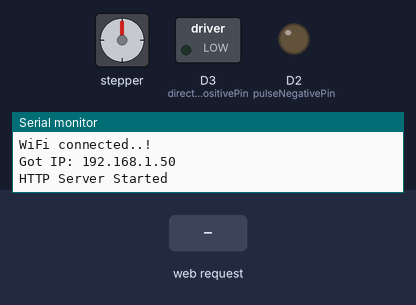
Recording of a sketch running on a simulated ESP8266 (NodeMCU). Shown: stepper motor, switched loads named in the sketch (green lamp = pin HIGH), output pins drawn as LEDs (lit = HIGH), the last lines printed to the serial monitor. Inputs (shaded band) come from the test bench. WiFi joins after 1.5 s; servers stay silent unless stated; stepper angles assume 200 steps per turn; pins used as bus, display or sensor lines are not drawn.

Above: at 3.3 s.
3.4 s: HTTP request GET /ledon received
At 3.57 s:
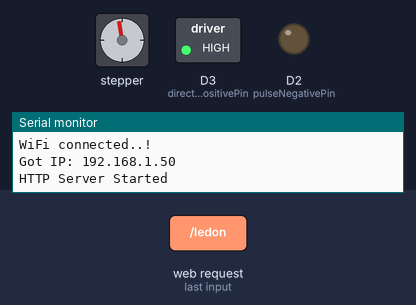
6.4 s: HTTP request GET /ledoff received
At 8.12 s:
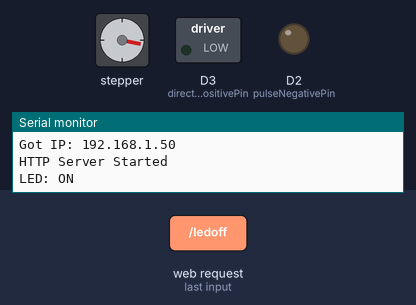
12.4 s: HTTP request GET /ledon received
At 12.97 s:
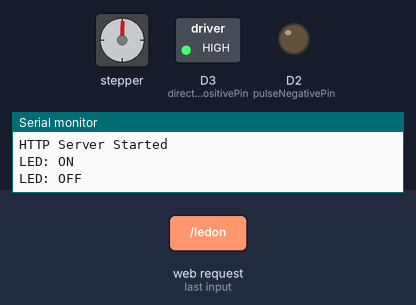
15.4 s: HTTP request GET /ledoff received
At 17.82 s:
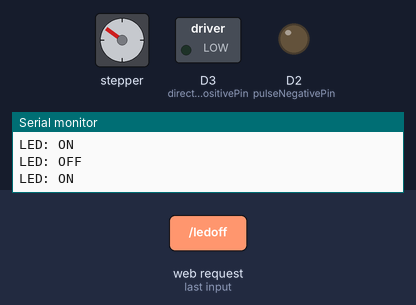
Timing chart, 0 to 22.4 s (numbered marks = the images above; inputs shaded):
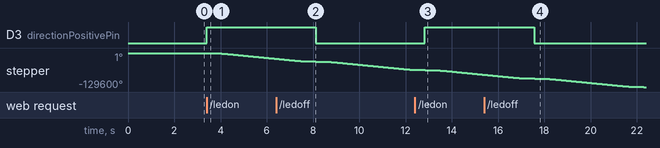

Measured:
- after the input at 3.4 s, D3 (directionPositivePin): LOW → HIGH at once; stepper: keeps turning counter-clockwise at about 7272°/s, starting at once
- after the input at 6.4 s, D3 (directionPositivePin): HIGH → LOW after 1.7 s
- after the input at 12.4 s, D3 (directionPositivePin): LOW → HIGH after 0.44 s
- after the input at 15.4 s, D3 (directionPositivePin): HIGH → LOW after 2.2 s

The sketch:

WEBSERVER_DC_SERVO_CONNECTION.ino
```cpp
#include <ESP8266WiFi.h>
#include <ESP8266WebServer.h>
#include <AccelStepper.h>

/*Put WiFi SSID & Password*/
const char* ssid = "Esp8266";   // Enter SSID here
const char* password = "Tesla369"; // Enter Password here

ESP8266WebServer server(80);

bool LEDstatus = LOW;
// Stepper Motor Connections
const int pulsePositivePin = D1;    // Positive pulse pin
const int pulseNegativePin = D2;   // Negative pulse pin
const int directionPositivePin = D3;   // Positive direction pin
const int directionNegativePin = D4;   // Negative direction pin

// Create an instance of AccelStepper
AccelStepper stepper(AccelStepper::DRIVER, pulsePositivePin, directionNegativePin);

void setup() {

 // Initialize motor control pins as outputs
  pinMode(pulsePositivePin, OUTPUT);
  pinMode(pulseNegativePin, OUTPUT);
  pinMode(directionPositivePin, OUTPUT);
  pinMode(directionNegativePin, OUTPUT);

  // Set motor speed and acceleration
  stepper.setMaxSpeed(5000);  // Set maximum motor speed in steps per second
  stepper.setAcceleration(5000);  // Set motor acceleration in steps per second per second


  Serial.begin(9600);
  delay(100);
  pinMode(D4, OUTPUT);

  Serial.println("Connecting to ");
  Serial.println(ssid);

  //connect to your local wi-fi network
  WiFi.begin(ssid, password);

  //check NodeMCU is connected to Wi-fi network
  while (WiFi.status() != WL_CONNECTED) {
  delay(1000);
  Serial.print(".");
  }
  Serial.println("");
  Serial.println("WiFi connected..!");
  Serial.print("Got IP: ");
  Serial.println(WiFi.localIP());

  server.on("/", handle_OnConnect);
  server.on("/ledon", handle_ledon);
  server.on("/ledoff", handle_ledoff);
  server.onNotFound(handle_NotFound);

  server.begin();
  Serial.println("HTTP Server Started");
}
void loop() {
  server.handleClient();

  if(LEDstatus)
  {
    digitalWrite(D4, HIGH);}
  else
  {
    digitalWrite(D4, LOW);}
}

void handle_OnConnect() {

  Serial.println("LED: OFF");
  server.send(200, "text/html", updateWebpage(LEDstatus));
}

void handle_ledon() {
   LEDstatus = HIGH;
  digitalWrite(directionPositivePin, HIGH);
        digitalWrite(directionNegativePin, LOW);
        stepper.move(-18000);  // Move 1000 steps
        stepper.runToPosition();
  Serial.println("LED: ON");
  server.send(200, "text/html", updateWebpage(LEDstatus));
}

void handle_ledoff() {
   LEDstatus = LOW;
  digitalWrite(directionPositivePin, LOW);
        digitalWrite(directionNegativePin, HIGH);
        stepper.move(-18000);  // Move 1000 steps in the opposite direction
        stepper.runToPosition();
  Serial.println("LED: OFF");
  server.send(200, "text/html", updateWebpage(LEDstatus));
}

void handle_NotFound(){
  server.send(404, "text/plain", "Not found");
}

String updateWebpage(uint8_t LEDstatus){
  String ptr = "<!DOCTYPE html> <html>\n";
  ptr +="<head><meta name=\"viewport\" content=\"width=device-width, initial-scale=1.0, user-scalable=no\">\n";
  ptr +="<title>DRILL MOTOR Control</title>\n";
  ptr +="<style>html {font-family: Helvetica; display: inline-block; margin: 0px auto; text-align: center;}\n";
  ptr +="body{margin-top: 50px;} h1 {color: #444444;margin: 50px auto 30px;} h3 {color: #444444;margin-bottom: 50px;}\n";
  ptr +=".button {display: block;width: 80px;background-color: #1abc9c;border: none;color: white;padding: 13px 30px;text-decoration: none;font-size: 25px;margin: 0px auto 35px;cursor: pointer;border-radius: 4px;}\n";
  ptr +=".button-on {background-color: #3498db;}\n";
  ptr +=".button-on:active {background-color: #3498db;}\n";
  ptr +=".button-off {background-color: #34495e;}\n";
  ptr +=".button-off:active {background-color: #2c3e50;}\n";
  ptr +="p {font-size: 14px;color: #888;margin-bottom: 10px;}\n";
  ptr +="</style>\n";
  ptr +="</head>\n";
  ptr +="<body>\n";
  ptr +="<h1>ESP8266 Web Server</h1>\n";
  ptr +="<h3>SOIL MAPPING UAV</h3>\n";

   if(LEDstatus){
    ptr +="<p>MOTOR DIRECTION CW</p><a class=\"button button-off\" href=\"/ledoff\">CW DIRECTION</a>\n";
   }else{
    ptr +="<p>MOTOR DIRECTION CCW</p><a class=\"button button-on\" href=\"/ledon\">CCW DIRECTION</a>\n";
   }

  ptr +="</body>\n";
  ptr +="</html>\n";
  return ptr;
}
```
